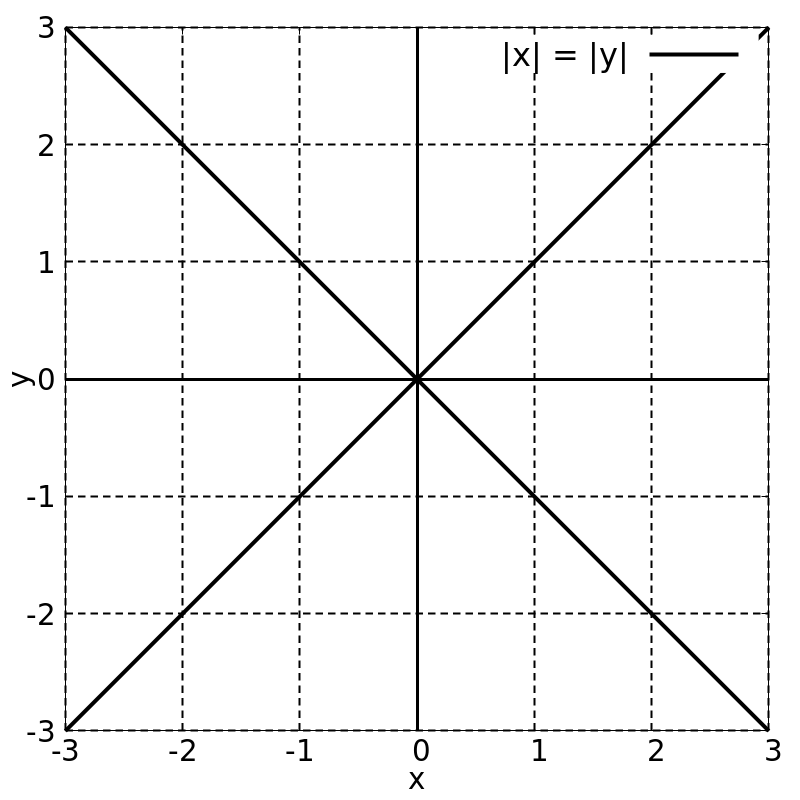

The script that drew this image:
load "template/function-plot.gnuplot"

set size square
@terminal 800 800

set xrange [-3:3]
set yrange [-3:3]

set xtics 1
set ytics 1

plot x lc 0 lw 4 title "|x| = |y|", -x lc 0 lw 4 notitle
  
